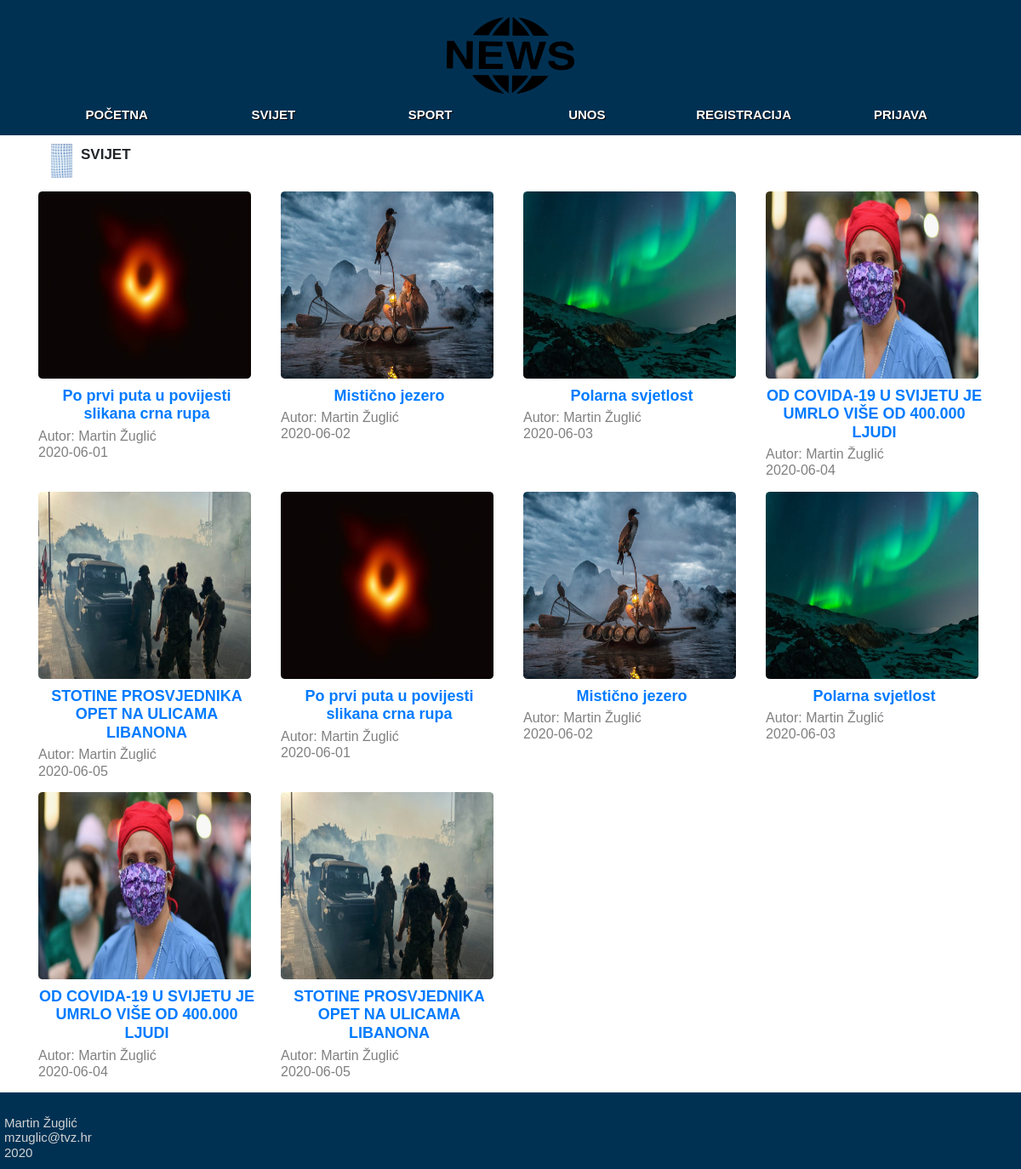
The page /svijet.php on the database its author committed.
### tables this page shows
CREATE TABLE `clanak` (
  `id` int(11) NOT NULL,
  `naslov` varchar(64) NOT NULL,
  `autor` varchar(64) NOT NULL,
  `datum` varchar(32) NOT NULL,
  `slika` varchar(32) NOT NULL,
  `opis` text NOT NULL,
  `arhiva` tinyint(1) NOT NULL,
  `kategorija` varchar(32) NOT NULL
);

### svijet.php (the view, shortened to what this page needs)
<!DOCTYPE html>
<html lang="en" xmlns="http://www.w3.org/1999/xhtml">
<head>
    <link rel="stylesheet" href="https://use.fontawesome.com/releases/v5.7.0/css/all.css"
>
    <link rel="stylesheet" href="https://stackpath.bootstrapcdn.com/bootstrap/4.2.1/css/bootstrap.min.css"
>
    <link rel="stylesheet" href="style.css" />
</head>
<body>
    <header>
        <div class="container">
            <div class="row">
                <div class="col-lg-12">
                <a href="index.php"><img src="slike/news.png" /></a>
                </div>
            </div>
            <div class="row">
                <div class="col-lg-12">
                    <nav>
                        <ul>
                            <h4>
                                <a href="index.php">
                                    <li>POČETNA</li>
                                </a>
                            </h4>
                            <h4>
                                <a href="svijet.php">
                                    <li>SVIJET</li>
                                </a>
                            </h4>
                            <h4>
                                <a href="sport.php">
                                    <li>SPORT</li>
                                </a>
                            </h4>
                            <h4>
                                <a href="unos.html">
                                    <li>UNOS</li>
                                </a>
                            </h4>
                             <h4>
                                <a href="registracija.html">
                                    <li>REGISTRACIJA</li>
                                </a>
                            </h4>
                            <h4>
                                <a href="login.php">
                                    <li>PRIJAVA</li>
                                </a>
                            </h4>
                        </ul>
                    </nav>
                </div>
            </div>
        </div>
    </header>
    <div class="container">
        <div class="col-lg-12" id="services">
            <img src="slike/dots.png" /><p>SVIJET</p>
        </div>
    </div>
    <?php
            $servername = "localhost";
            $username = "root";
            $password = "";
            $basename = "pwaprojekt";
            $dbc = mysqli_connect($servername, $username, $password, $basename);
            $query = "SELECT * FROM clanak WHERE kategorija='Svijet'";
            $result = mysqli_query($dbc, $query);
            $qslika = "SELECT slika FROM clanak WHERE kategorija='Svijet'";
            $slikares = mysqli_query($dbc, $qslika);
            echo "<div class='container' id='mundo'>";
                echo "<div class='row'>";
            while(($row = mysqli_fetch_array($result)) && ($slika = mysqli_fetch_array($slikares)) ) {
            $s = $slika['slika'];
                    echo"<div class='col-3'";
                        echo"<section class='slika'>";
                                echo '<img src="slike/'.$s.'">';
                        echo"<section>";
                                echo"<h3>";
                                    echo '<a href="clanak.php?id='.$row['id'].'">';
                                        echo $row['naslov'];
                                    echo '</a>';
                                echo"</h3>";
                        echo"</section>";
                        echo"<section>";
                            echo"<h6>";
                                echo "Autor: ";
                                echo $row['autor'];
                                echo "<br>";
                                echo $row['datum'];
                            echo"</h6>";
                        echo"</section>";
                    echo"</div>";
            }
                echo"</div>";
            echo"</div>";
        ?>
    <footer >
        <div>
            <p>Martin Žuglić</p>
            <p>mzuglic@tvz.hr</p>
            <p>2020</p>
        </div>
    </footer>
</body>
</html>

### style.css (style rules this page uses)
* { margin: 0; padding: 0; font-family: Arial; }
header { text-align: center; background-color:#003153; }
header img { margin-bottom: -20px; height: 130px; width: 150px; }
header .container .row ul { list-style-type:none; width:100%; }
header .container .row li { width: 16.6%; float: left; text-align: center; font-size: 15px; color: white; text-shadow: 1px 1px black; font-weight: bold; padding-bottom: 15px; }
#mundo .row img { margin-left: auto; margin-right: auto; margin-bottom: 20px; width: 250px; height: 220px; border-radius: 2%; }
.container #services { margin-bottom: 30px; margin-top: 10px; font-size: 17px; font-weight: bold; }
.container #services img { float: left; width: 25px; height: 40px; margin-right: 10px; }
#mundo .row h3 { margin-top: -10px; font-size: 18px; font-weight: bold; }
#mundo .row h6 { font-size: 16px; margin-top: -10px; }
#mundo .row a { text-decoration: none; }
footer { height: 90px; text-align: left; background-color:#003153; }
footer div { padding-top: 25px; padding-left: 5px; }
footer div p { margin-bottom: -5px; color: lightgray; font-size: 15px;; }
.container .row div h3 { text-align: center; margin-top: 15px; margin-bottom: 15px; font-size: 35px; font-weight: bold; color: black; }
.container .row section { margin-bottom: 15px; color: grey; }

### rows shown on the page
clanak: slika (picture), naslov "Po prvi puta u povijesti slikana crna rupa", autor "Martin Žuglić", datum "2020-06-01"
clanak: slika (picture), naslov "Mistično jezero", autor "Martin Žuglić", datum "2020-06-02"
clanak: slika (picture), naslov "Polarna svjetlost", autor "Martin Žuglić", datum "2020-06-03"
clanak: slika (picture), naslov "OD COVIDA-19 U SVIJETU JE UMRLO VIŠE OD 400.000 LJUDI", autor "Martin Žuglić", datum "2020-06-04"
clanak: slika (picture), naslov "STOTINE PROSVJEDNIKA OPET NA ULICAMA LIBANONA", autor "Martin Žuglić", datum "2020-06-05"
clanak: slika (picture), naslov "Po prvi puta u povijesti slikana crna rupa", autor "Martin Žuglić", datum "2020-06-01"
clanak: slika (picture), naslov "Mistično jezero", autor "Martin Žuglić", datum "2020-06-02"
clanak: slika (picture), naslov "Polarna svjetlost", autor "Martin Žuglić", datum "2020-06-03"
clanak: slika (picture), naslov "OD COVIDA-19 U SVIJETU JE UMRLO VIŠE OD 400.000 LJUDI", autor "Martin Žuglić", datum "2020-06-04"
clanak: slika (picture), naslov "STOTINE PROSVJEDNIKA OPET NA ULICAMA LIBANONA", autor "Martin Žuglić", datum "2020-06-05"
